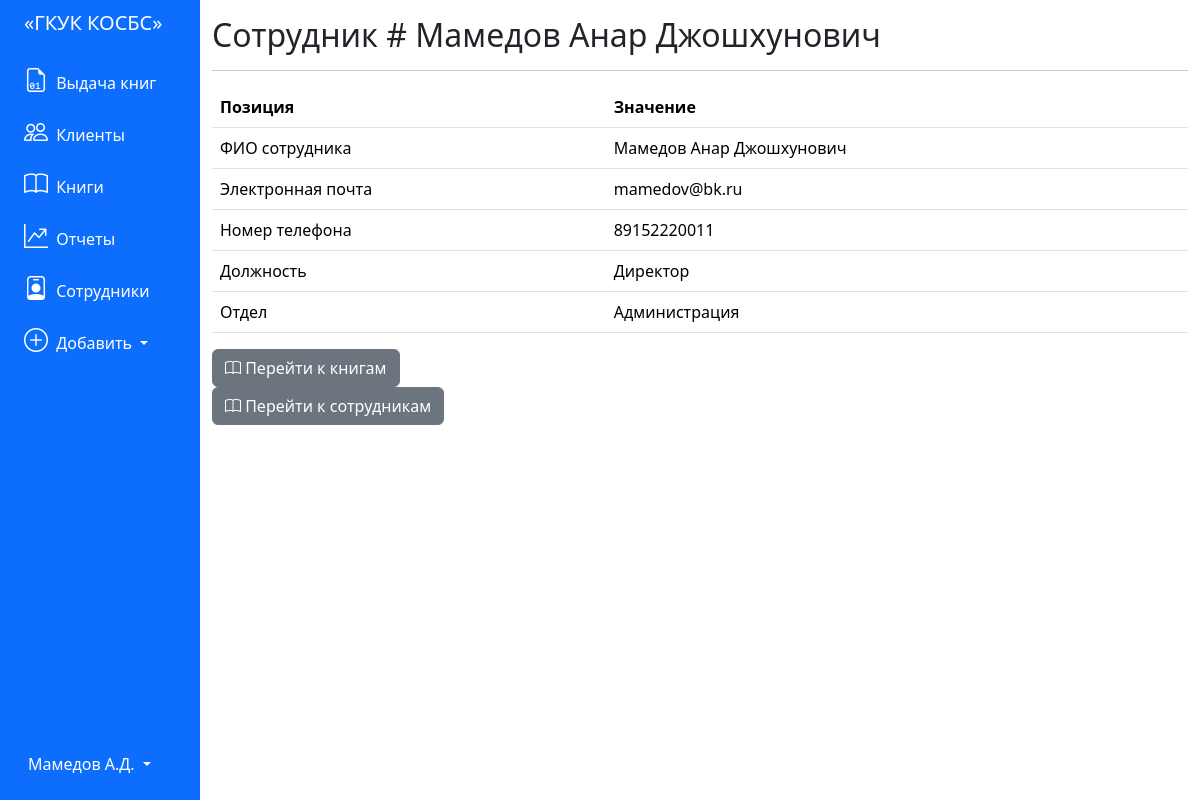
Page /employee/1 on the committed database.
### tables this page shows
CREATE TABLE 'employees' (
	"id_employee" INTEGER PRIMARY KEY AUTOINCREMENT,
	'name' TEXT,
	'email' TEXT,
	'phone_number' TEXT,
	'position' TEXT,
	'department' TEXT,
	'chief_id' INTEGER
);

### app.py (the view)
@app.route('/employee/<int:id_employee>')
def employee(id_employee):
    pos = get_employee(id_employee)
    return render_template('employee.html', employee=pos)

### app.py (called while the page is built)
def get_db_connection():
    conn = sqlite3.connect('database.db')
    conn.row_factory = sqlite3.Row
    return conn

def get_employee(item_id):
    conn = get_db_connection()
    item = conn.execute("""SELECT * FROM contracts, books, employees
        WHERE contracts.employee_id = employees.id_employee and contracts.book_id = books.id_book and employees.id_employee = ?
                        """, (item_id,)).fetchone()
    conn.close()
    if item is None:
        abort(404)
    return item

### templates/employee.html (shortened to what this page needs)
{% extends 'base.html' %}
{% block content %}
<h2>{% block title %} Сотрудник # {{ employee['name'] }} {% endblock %}</h2>
<hr>
<table class="table">
    <thead>
        <tr>
            <th scope="col">Позиция</th>
            <th scope="col">Значение</th>
        </tr>
    </thead>
    <tbody>
        <tr>
            <td>ФИО сотрудника</td>
            <td>{{ employee['name'] }}</td>
        </tr>
        <tr>
            <td>Электронная почта</td>
            <td>{{ employee['email'] }}</td>
        </tr>
        <tr>
            <td>Номер телефона</td>
            <td>{{ employee['phone_number'] }}</td>
        </tr>
        <tr>
            <td>Должность</td>
            <td>{{ employee['position'] }}</td>
        </tr>
            <td>Отдел</td>
            <td>{{ employee['department'] }}</td>
    </tbody>
</table>
<div class="row">
    <div class="col-auto">
        <a href="/books">
            <button type="submit" class="btn btn-secondary"><i class="bi-book"></i> Перейти к книгам</button>
        </a>
    </div>
    </div>
    <div class="col-auto">
        <a href="/clients">
            <button type="submit" class="btn btn-secondary"><i class="bi-book"></i> Перейти к сотрудникам</button>
        </a>
    </div>
</div>
{% endblock %}

### rows in the picture
employees: name "Мамедов Анар Джошхунович", email "mamedov@bk.ru", phone_number "89152220011", position "Директор", department "Администрация"
